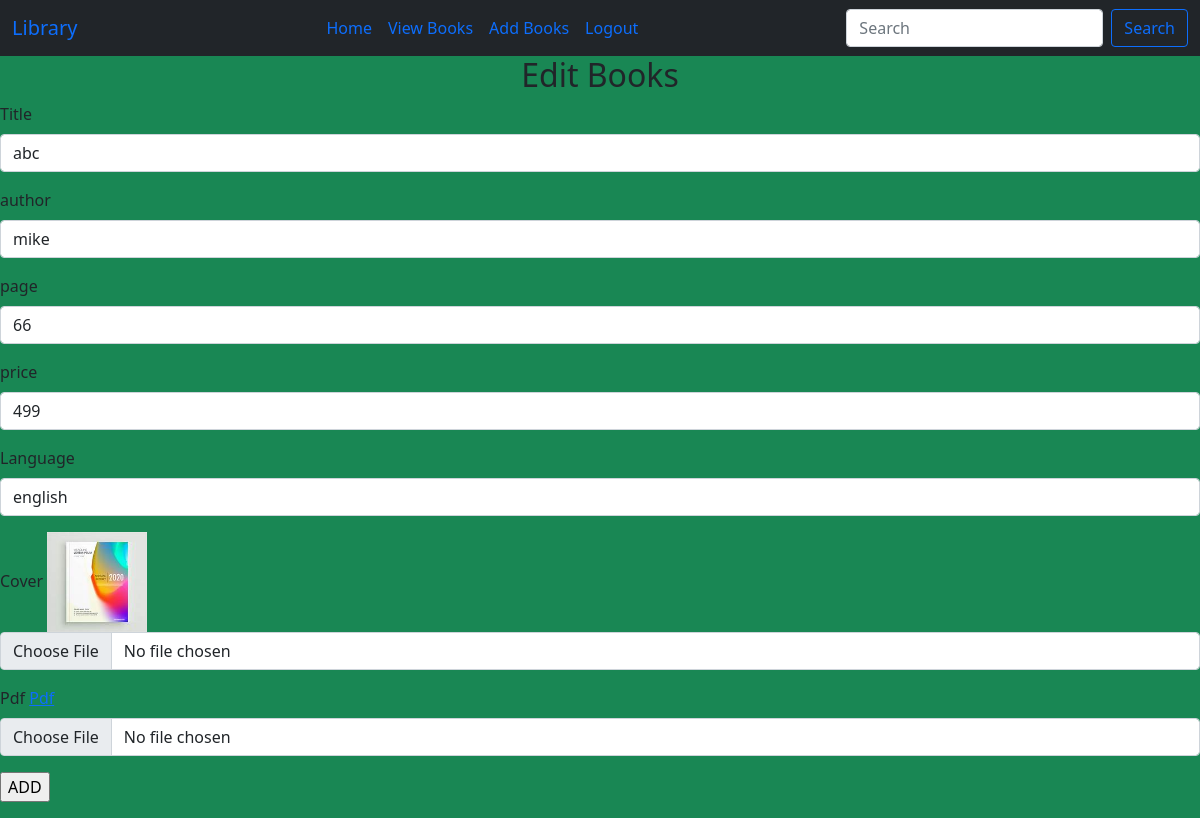
The app's page /edit/1 (signed in) with its own data.
### books/models.py (models this page shows, shortened)
class Book(models.Model):
    title=models.CharField(max_length=30)
    author = models.CharField(max_length=40)
    page = models.IntegerField()
    price=models.IntegerField()
    language = models.CharField(max_length=40)
    cover=models.ImageField(upload_to='images')
    pdf=models.FileField(upload_to='pdf')

### books/views.py (the view, shortened to what this page needs)
# urls.py: path('edit/<int:p>',views.edit,name='edit'),
@login_required
def edit(request,p):
    k = Book.objects.get(id=p)
    return render(request,'edit.html',{'book':k})

### templates/edit.html (shortened to what this page needs)
<!DOCTYPE html>
{% extends 'base.html' %}
{% load static %}
{% block content %}
<h2 class="text-center text-dark">Edit Books</h2>
<form method="POST" enctype="multipart/form-data">
    <div class="mb-3">
  <label class="form-label">Title</label>
  <input type="text" class="form-control" name="t" value="{{book.title}}" placeholder="enter the title">
</div>
<div class="mb-3">
  <label class="form-label">author</label>
  <input type="text" class="form-control"  name='a' value="{{book.author}}" placeholder="enter the author">
</div>
<div class="mb-3">
  <label class="form-label">page</label>
  <input type="text" class="form-control" name="p" value="{{book.page}}" placeholder="enter the page">
</div>
<div class="mb-3">
  <label class="form-label">price</label>
  <input type="number" class="form-control" name="pr" value="{{book.price}}" placeholder="enter the price">
</div>
<div class="mb-3">
  <label class="form-label">Language</label>
  <input type="text" class="form-control" name="l" value="{{book.language}}" placeholder="enter the language">
</div>
    <div class="mb-3">
  <label class="form-label">Cover</label>
        <img src="{{book.cover.url}}" height="100px" width="100px">
  <input type="file" class="form-control" name="c" value="{{book.cover}}"  >
</div>
    <div class="mb-3">
  <label class="form-label">Pdf</label>
        <a href="{{book.pdf.url}}">Pdf</a>
  <input type="file" class="form-control" name="f" value="{{book.pdf}}" >
</div>
<div class="mb-3">
    <input type="submit" value="ADD">
</div>
</form>
{% endblock %}

### static/css/style.css (style rules this page uses)
body { background-color:#20c997;; }
h2 { color:#d63384; }

### records on screen
Book: t "abc", a "mike", p "66", pr "499", l "english", cover (picture)
